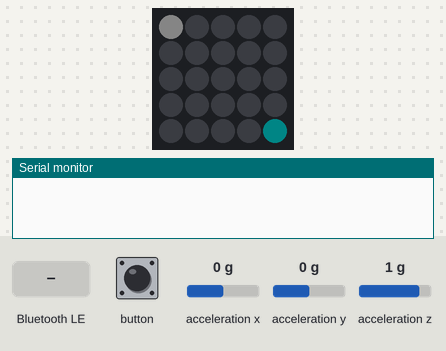
Bench run of a sketch on a simulated ESP32. On the bench: 5×5 RGB LED matrix (first LED top left, wired row by row), the last lines printed to the serial monitor. Inputs (shaded band) come from the test bench; at power-on: acceleration x 0 g, acceleration z 1 g, acceleration y 0 g. Dim RGB values are drawn brighter than linear; storage starts empty; nothing arrives over Bluetooth unless stated; a phone connects over Bluetooth LE 3 s after start.

Above: at 1.8 s.
1.9 s: Bluetooth LE write "RESET" received
At 2.4 s:
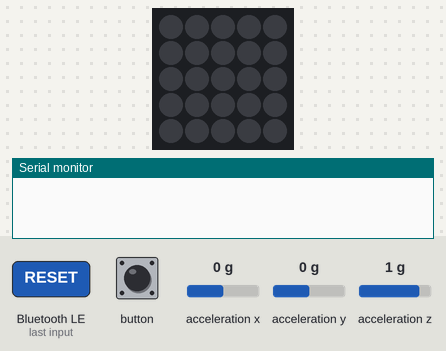
4.9 s: acceleration x set to -1.4 g
At 7.76 s:
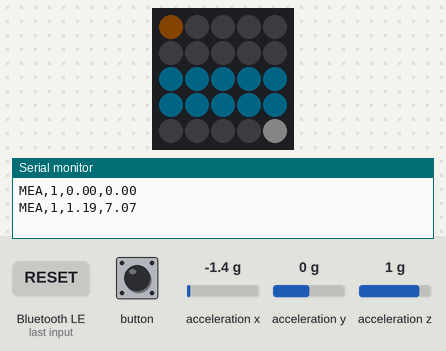
7.9 s: button pressed for 0.15 s
At 8.6 s:
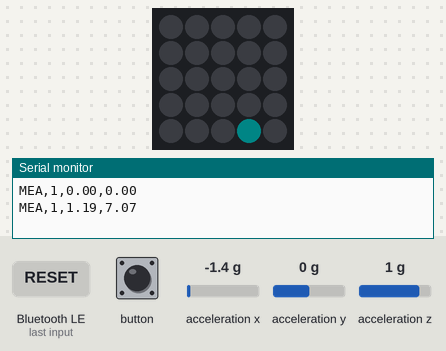
9.5 s: button pressed for 1 s
13.5 s: acceleration z set to 0 g
At 15.38 s:
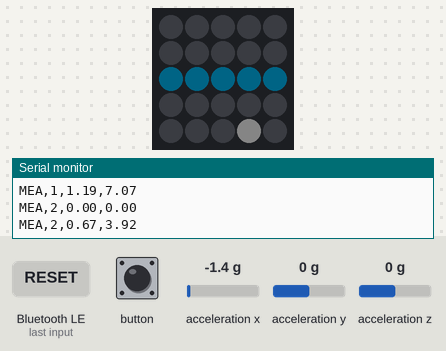
16.5 s: acceleration y set to -1.4 g
At 16.75 s:
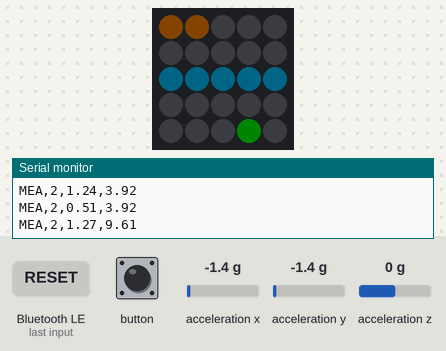
Timing chart, 0 to 19.5 s (numbered marks = the images above; inputs shaded):
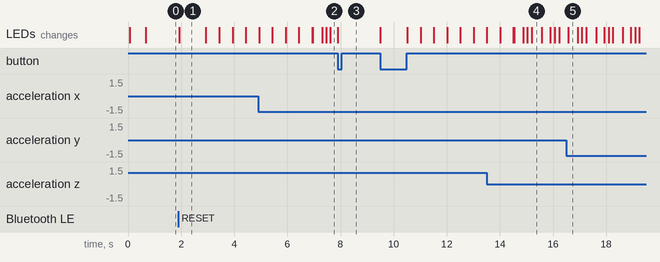

The sketch:

VBT.ino
```cpp
/**
 * ATOM-MATRIX VBT (Velocity Based Training) Measurement System - Refactored
 * * This device measures and displays real-time velocity and acceleration
 * during weight training using M5Stack ATOM-MATRIX's built-in IMU sensor.
 * Data is transmitted via BLE and saved to internal storage.
 * * Refactored for improved readability and maintainability while preserving
 * memory efficiency through static class design.
 */

#include <M5Atom.h>
#include <BLEDevice.h>
#include <BLEServer.h>
#include <BLEUtils.h>
#include <BLE2902.h>
#include <LittleFS.h>
#include <cstdarg> // Required for va_list in LogManager

// ===== Build Configuration =====
// Uncomment one of the following lines to control the build mode:
//#define DEVELOPMENT_BUILD   // For detailed debug and info logs
#define PRODUCTION_BUILD // For clean measurement and dump data only

// ===== BLE Configuration =====
#define BLE_DEVICE_NAME     "bashatommatrix"
#define BLE_SERVICE_UUID    "6E400001-B5A3-F393-E0A9-E50E24DCCA9E"
#define BLE_RX_CHAR_UUID    "6E400002-B5A3-F393-E0A9-E50E24DCCA9E"
#define BLE_TX_CHAR_UUID    "6E400003-B5A3-F393-E0A9-E50E24DCCA9E"

// ===== Display Configuration =====
#define DISPLAY_MATRIX_SIZE         5
#define DISPLAY_LED_BRIGHTNESS      20
#define DISPLAY_MAX_ACCEL_RANGE     40.0
#define DISPLAY_MAX_VELOCITY_RANGE  2.0

// ===== Sensor Configuration =====
#define SENSOR_GRAVITY_MS2          9.81
#define SENSOR_SAMPLE_INTERVAL_MS   20
#define SENSOR_MIN_ACCEL_THRESHOLD  1.5
#define SENSOR_MOVEMENT_TIMEOUT_MS  300

// ===== Timing Configuration =====
#define TIMING_COUNTDOWN_MS         5000
#define TIMING_BLINK_INTERVAL_MS    500
#define TIMING_DEBUG_INTERVAL_MS    1000
#define TIMING_DATA_OUTPUT_MS       500

// ===== Color Definitions =====
#define COLOR_WHITE      0xFFFFFF
#define COLOR_CYAN       0x00FFFF
#define COLOR_YELLOW     0xFFFF00
#define COLOR_GREEN      0x00FF00
#define COLOR_RED        0xFF0000
#define COLOR_ORANGE     0xFF8000
#define COLOR_SKY_BLUE   0x00BFFF
#define COLOR_OFF        0x000000

// ===== Log Configuration =====
#define LOG_FILE_PATH   "/measurement_log.csv"
#define LOG_BUFFER_SIZE 64 // Sufficient for most log messages

// ===== System States =====
enum SystemState {
  STATE_INIT,
  STATE_LOG_DUMP,
  STATE_LOG_DELETE,
  STATE_IDLE,
  STATE_COUNTDOWN,
  STATE_MEASURING,
  STATE_MOVEMENT_DETECTED
};

// ===== Forward Declarations =====
// 全てのクラスを前方宣言
class BLEManager;
class LogManager;
class DisplayManager;
class SensorManager;
class StateManager;

// ===== Global State Data =====
struct GlobalState {
  SystemState currentState = STATE_INIT;
  uint8_t trainingSetNumber = 1;
  float currentAcceleration = 0.0;
  float maxAcceleration = 0.0;
  float currentVelocity = 0.0;
  float maxVelocity = 0.0;
  bool movementDetected = false;
  bool bleConnected = false;
  bool bleWasConnected = false;
  String receivedCommand = "";

  // Timing
  unsigned long lastSampleTime = 0;
  unsigned long countdownStartTime = 0;
  unsigned long lastMovementTime = 0;
  unsigned long lastBlinkTime = 0;
  unsigned long lastDebugTime = 0;
  unsigned long lastDataOutputTime = 0;
  bool blinkState = false;
} g_state;

// ===== Display Manager Class =====
// DisplayManagerは他のクラスから参照されるため、早めに定義します。
class DisplayManager {
public:
  static void initialize() {
    M5.dis.setBrightness(DISPLAY_LED_BRIGHTNESS);
    M5.dis.clear();
  }

  static void clear() {
    M5.dis.clear();
  }

  static void showStatusLED(uint32_t color) {
    M5.dis.drawpix(0, 0, color);
  }

  static void showTrainingSetNumber(uint32_t color) {
    if (g_state.trainingSetNumber > 31) {
      for (uint8_t i = 0; i < 5; i++) {
        M5.dis.drawpix(i, 4, color);
      }
    } else {
      for (uint8_t i = 0; i < 5; i++) {
        bool bitSet = (g_state.trainingSetNumber & (1 << i)) > 0;
        M5.dis.drawpix(4 - i, 4, bitSet ? color : COLOR_OFF);
      }
    }
  }

  // Declaration only, definition moved later
  static void showMeasurementResults();

  static void clearRow(int row) {
    for (uint8_t i = 0; i < 5; i++) {
      M5.dis.drawpix(i, row, COLOR_OFF);
    }
  }

  static void showSuccess() {
    M5.dis.fillpix(COLOR_GREEN);
    delay(500);
  }

  static void showError() {
    M5.dis.fillpix(COLOR_RED);
    delay(2000);
  }

  static void updateMeasurementDisplay() {
    if (g_state.currentState == STATE_MEASURING ||
        g_state.currentState == STATE_MOVEMENT_DETECTED) {
      showMeasurementResults();
    }

    uint32_t color = COLOR_CYAN;
    if (g_state.currentState == STATE_MEASURING) color = COLOR_WHITE;
    else if (g_state.currentState == STATE_MOVEMENT_DETECTED) color = COLOR_GREEN;

    showTrainingSetNumber(color);
  }
};

// ===== Log Manager Class (fully defined here first) =====
// LogManager の定義をBLEManagerよりも前に持ってくる
class LogManager {
private:
  static char s_logBuffer[LOG_BUFFER_SIZE]; // LogManager専用の静的バッファ
public:
  static void initialize() {
    if (!LittleFS.begin(true)) {
#ifdef DEVELOPMENT_BUILD
      info("SYSTEM", "LITTLEFS_INIT_FAILED", 0.00, 0.00);
#endif
      return;
    }
#ifdef DEVELOPMENT_BUILD
    info("SYSTEM", "LITTLEFS_READY", 0.00, 0.00);
#endif
  }

  // Debug output (e.g., current state, sensor readings for debugging)
  static void debug(const char* format, ...) {
#ifdef DEVELOPMENT_BUILD
    va_list args;
    va_start(args, format);
    vsnprintf(s_logBuffer, LOG_BUFFER_SIZE, format, args);
    va_end(args);
    Serial.print("DEBUG,");
    Serial.println(s_logBuffer);
#endif
  }

  // Information/Notification output (e.g., system events, state changes)
  static void info(const char* tag, const char* message, float value1, float value2) {
#ifdef DEVELOPMENT_BUILD
    snprintf(s_logBuffer, LOG_BUFFER_SIZE, "%s,%s,%.2f,%.2f", tag, message, value1, value2);
    Serial.println(s_logBuffer);
#endif
  }

  // Incoming command output
  static void command(const char* cmd) {
#ifdef DEVELOPMENT_BUILD
    snprintf(s_logBuffer, LOG_BUFFER_SIZE, "COMMAND,%s,0.00", cmd);
    Serial.println(s_logBuffer);
#endif
  }

  // Measurement data output - Declaration only, definition moved after BLEManager
  static void measurement(uint8_t setNumber, float velocity, float acceleration);

  // Measurement results output - Declaration only, definition moved after BLEManager
  static void result(float maxAccel, float maxVel);

  static void dumpToSerial() {
    Serial.println("--- LOG DUMP START ---");

    File file = LittleFS.open(LOG_FILE_PATH, "r");
    if (!file) {
#ifdef DEVELOPMENT_BUILD
      info("SYSTEM", "LOGFILE_NOT_FOUND", 0.00, 0.00);
#endif
      Serial.println("--- LOG DUMP END ---");
      return;
    }

    while (file.available()) {
      Serial.write(file.read());
    }
    file.close();

    Serial.println("--- LOG DUMP END ---");
  }

  static void deleteFile(); // Declaration only, definition moved after DisplayManager
};

// LogManager::s_logBufferの定義
char LogManager::s_logBuffer[LOG_BUFFER_SIZE];

// LogManager::deleteFile の定義 (DisplayManagerを参照)
void LogManager::deleteFile() {
  if (LittleFS.remove(LOG_FILE_PATH)) {
#ifdef DEVELOPMENT_BUILD
    LogManager::info("SYSTEM", "LOGFILE_DELETED", 0.00, 0.00);
#endif
    DisplayManager::showSuccess();
  } else {
#ifdef DEVELOPMENT_BUILD
    LogManager::info("SYSTEM", "LOGFILE_DELETE_FAILED", 0.00, 0.00);
#endif
    DisplayManager::showError();
  }
}

// DisplayManager::showMeasurementResults の定義 (LogManager::result を参照)
void DisplayManager::showMeasurementResults() {
  clear();

  // Display acceleration (rows 0-1, orange)
  int accelLEDs = map(g_state.maxAcceleration, 0, DISPLAY_MAX_ACCEL_RANGE, 0, 10);
  accelLEDs = constrain(accelLEDs, 0, 10);

  for (uint8_t i = 0; i < accelLEDs; i++) {
    uint8_t row = i / 5;
    uint8_t col = i % 5;
    M5.dis.drawpix(col, row, COLOR_ORANGE);
  }

  // Display velocity (rows 2-3, sky blue)
  int velLEDs = map(g_state.maxVelocity, 0, DISPLAY_MAX_VELOCITY_RANGE, 0, 10);
  velLEDs = constrain(velLEDs, 0, 10);

  for (uint8_t i = 0; i < velLEDs; i++) {
    uint8_t row = 2 + (i / 5);
    uint8_t col = i % 5;
    M5.dis.drawpix(col, row, COLOR_SKY_BLUE);
  }

#ifdef DEVELOPMENT_BUILD
  LogManager::result(g_state.maxAcceleration, g_state.maxVelocity);
#endif
}

// ===== BLE Manager Class (fully defined after LogManager) =====
class BLEManager {
private:
  static BLEServer* server;
  static BLECharacteristic* txCharacteristic;

  class ServerCallbacks: public BLEServerCallbacks {
    void onConnect(BLEServer* pServer) override {
      g_state.bleConnected = true;
#ifdef DEVELOPMENT_BUILD
      LogManager::info("SYSTEM", "CONNECTED", 0.00, 0.00); // LogManagerが完全に定義されたのでOK
#endif
    }

    void onDisconnect(BLEServer* pServer) override {
      g_state.bleConnected = false;
#ifdef DEVELOPMENT_BUILD
      LogManager::info("SYSTEM", "DISCONNECTED", 0.00, 0.00); // LogManagerが完全に定義されたのでOK
#endif
    }
  };

  class CharacteristicCallbacks: public BLECharacteristicCallbacks {
    void onWrite(BLECharacteristic *pCharacteristic) override; // Declaration only, definition moved later
  };

public:
  static void initialize() {
    BLEDevice::init(BLE_DEVICE_NAME);

    server = BLEDevice::createServer();
    server->setCallbacks(new ServerCallbacks());

    BLEService *service = server->createService(BLE_SERVICE_UUID);

    BLECharacteristic *rxChar = service->createCharacteristic(
      BLE_RX_CHAR_UUID, BLECharacteristic::PROPERTY_WRITE);
    rxChar->setCallbacks(new CharacteristicCallbacks());

    txCharacteristic = service->createCharacteristic(
      BLE_TX_CHAR_UUID, BLECharacteristic::PROPERTY_NOTIFY);
    txCharacteristic->addDescriptor(new BLE2902());

    service->start();

    BLEAdvertising *advertising = BLEDevice::getAdvertising();
    advertising->addServiceUUID(BLE_SERVICE_UUID);
    advertising->setScanResponse(false);
    advertising->setMinPreferred(0x0);
    BLEDevice::startAdvertising();

#ifdef DEVELOPMENT_BUILD
    LogManager::info("SYSTEM", "BLE_READY", 0.00, 0.00); // LogManagerが完全に定義されたのでOK
#endif
  }

  static void manageConnection() {
    if (!g_state.bleConnected && g_state.bleWasConnected) {
      delay(100);
      server->startAdvertising();
#ifdef DEVELOPMENT_BUILD
      LogManager::info("SYSTEM", "ADVERTISING", 0.00, 0.00); // LogManagerが完全に定義されたのでOK
#endif
      g_state.bleWasConnected = g_state.bleConnected;
    }

    if (g_state.bleConnected && !g_state.bleWasConnected) {
      g_state.bleWasConnected = g_state.bleConnected;
    }
  }

  static void sendData(const char* data) {
    if (g_state.bleConnected && txCharacteristic) {
      txCharacteristic->setValue(data);
      txCharacteristic->notify();
    }
  }
};

// Static member definitions
BLEServer* BLEManager::server = nullptr;
BLECharacteristic* BLEManager::txCharacteristic = nullptr;

// ===== LogManagerの、BLEManagerに依存するメソッドの定義 (BLEManagerの定義後) =====
void LogManager::measurement(uint8_t setNumber, float velocity, float acceleration) {
  File file = LittleFS.open(LOG_FILE_PATH, "a");
  if (!file) {
#ifdef DEVELOPMENT_BUILD
    info("SYSTEM", "FILE_OPEN_FAILED", 0.00, 0.00);
#endif
    return;
  }

  file.printf("%lu,%d,%.2f,%.2f\n",
              millis(), setNumber, velocity, acceleration);
  file.close();

  // Always send via BLE and Serial for measurement data
  snprintf(s_logBuffer, LOG_BUFFER_SIZE, "MEA,%d,%.2f,%.2f\n", setNumber, velocity, acceleration);
  BLEManager::sendData(s_logBuffer);
  Serial.print(s_logBuffer);
}

void LogManager::result(float maxAccel, float maxVel) {
  snprintf(s_logBuffer, LOG_BUFFER_SIZE, "RES,%.2f,%.2f", maxAccel, maxVel);
  Serial.println(s_logBuffer); // Always print result to Serial
  BLEManager::sendData(s_logBuffer); // Always send result via BLE
}

// ===== State Manager Class =====
// StateManager は BLEManager と SensorManager から参照されるが、
// そのメソッド自体が BLEManager や SensorManager、DisplayManager を参照するため、
// ここで宣言し、後でメソッドを定義します。
class StateManager {
public:
  static void transitionToInit();
  static void transitionToLogDump();
  static void transitionToLogDelete();
  static void transitionToIdle();
  static void transitionToCountdown();
  static void transitionToMeasuring();
  static void transitionToMovementDetected();

  static void handleInitState();
  static void handleLogDumpState();
  static void handleLogDeleteState();
  static void handleIdleState();
  static void handleCountdownState(unsigned long currentTime);
  static void handleMeasurementState(unsigned long currentTime);

  static void processState(unsigned long currentTime);
};


// BLEManager::CharacteristicCallbacks::onWrite の定義は、StateManager が完全に定義された後に行います。
void BLEManager::CharacteristicCallbacks::onWrite(BLECharacteristic *pCharacteristic) {
  g_state.receivedCommand = pCharacteristic->getValue();

  if (g_state.receivedCommand.length() > 0) {
#ifdef DEVELOPMENT_BUILD
    LogManager::command(g_state.receivedCommand.c_str());
#endif

    if (g_state.receivedCommand.equals("RESET")) {
      StateManager::transitionToCountdown();
    }
  }
}

// ===== Sensor Manager Class =====
// SensorManager は StateManager, BLEManager, LogManager を参照するため、
// それらが完全に定義された後にそのメソッドを定義します。
class SensorManager {
public:
  static void initialize() {
    delay(50);
    M5.IMU.Init();
  }

  static void resetMeasurementData() {
    g_state.currentAcceleration = 0.0;
    g_state.maxAcceleration = 0.0;
    g_state.currentVelocity = 0.0;
    g_state.maxVelocity = 0.0;
    g_state.movementDetected = false;
  }

  static void processSensorData(unsigned long currentTime); // 宣言
  // No direct output for outputMeasurementData, it calls LogManager::measurement

  static void outputDebugInfo(unsigned long currentTime) {
#ifdef DEVELOPMENT_BUILD // Only output debug info in development build
    const char* stateName;
    switch(g_state.currentState) {
      case STATE_INIT:              stateName = "INIT"; break;
      case STATE_LOG_DUMP:          stateName = "LOGDUMP"; break;
      case STATE_LOG_DELETE:        stateName = "LOGDEL"; break;
      case STATE_IDLE:              stateName = "IDLE"; break;
      case STATE_COUNTDOWN:         stateName = "COUNTDOWN"; break;
      case STATE_MEASURING:         stateName = "MEASURING"; break;
      case STATE_MOVEMENT_DETECTED: stateName = "MOVEMENT"; break;
      default:                      stateName = "UNKNOWN"; break;
    }

    int timeoutRemaining = -1;
    if (g_state.currentState == STATE_MOVEMENT_DETECTED) {
      int remaining = SENSOR_MOVEMENT_TIMEOUT_MS - (currentTime - g_state.lastMovementTime);
      timeoutRemaining = (remaining > 0) ? remaining : 0;
    }

    LogManager::debug("%s,%.2f,%d", stateName, g_state.currentAcceleration, timeoutRemaining);
#endif
  }
};

// SensorManager::processSensorData の定義は、StateManager が完全に定義された後に行います。
void SensorManager::processSensorData(unsigned long currentTime) {
  float accX, accY, accZ;
  M5.IMU.getAccelData(&accX, &accY, &accZ);

  float totalAccel = sqrt(accX*accX + accY*accY + accZ*accZ) * SENSOR_GRAVITY_MS2;
  g_state.currentAcceleration = totalAccel - SENSOR_GRAVITY_MS2;

  if (g_state.currentAcceleration < 0) {
    g_state.currentAcceleration = 0;
  }

  float deltaTime = (currentTime - g_state.lastSampleTime) / 1000.0;

  // Detect movement start
  if (g_state.currentState == STATE_MEASURING &&
      g_state.currentAcceleration >= SENSOR_MIN_ACCEL_THRESHOLD) {
    StateManager::transitionToMovementDetected();
    g_state.lastMovementTime = currentTime;
    g_state.movementDetected = true;
    g_state.currentVelocity = 0.0;

#ifdef DEVELOPMENT_BUILD
    LogManager::info("DETECTION", "MOVEMENT_START", g_state.currentAcceleration, 0.00);
#endif
  }

  // Process movement
  if (g_state.currentState == STATE_MOVEMENT_DETECTED) {
    g_state.currentVelocity += g_state.currentAcceleration * deltaTime;

    if (g_state.currentAcceleration > g_state.maxAcceleration) {
      g_state.maxAcceleration = g_state.currentAcceleration;
#ifdef DEVELOPMENT_BUILD
      LogManager::info("MAX_ACCEL", "UPDATE", g_state.maxAcceleration, 0.00);
#endif
    }

    if (g_state.currentVelocity > g_state.maxVelocity) {
      g_state.maxVelocity = g_state.currentVelocity;
#ifdef DEVELOPMENT_BUILD
      LogManager::info("MAX_VELOCITY", "UPDATE", g_state.maxVelocity, 0.00);
#endif
    }

    if (currentTime - g_state.lastMovementTime >= SENSOR_MOVEMENT_TIMEOUT_MS) {
#ifdef DEVELOPMENT_BUILD
      LogManager::info("MOVEMENT_END", "TIMEOUT", 0.00, 0.00);
#endif
      StateManager::transitionToMeasuring();
    }
  }
}

// SensorManager has no direct outputMeasurementData method anymore; it calls LogManager::measurement
// This function will be called by StateManager::handleMeasurementState
static void sensorOutputMeasurementData() {
  float velocity = g_state.movementDetected ? g_state.currentVelocity : 0.0;
  float acceleration = g_state.movementDetected ? g_state.currentAcceleration : 0.0;

  // Always output measurement data
  LogManager::measurement(g_state.trainingSetNumber, velocity, acceleration);
}


// StateManager のメソッド定義 (他の全てのクラスが定義された後)
void StateManager::transitionToInit() {
  g_state.currentState = STATE_INIT;
  DisplayManager::clear();
}

void StateManager::transitionToLogDump() {
  g_state.currentState = STATE_LOG_DUMP;
  DisplayManager::clear();
}

void StateManager::transitionToLogDelete() {
  g_state.currentState = STATE_LOG_DELETE;
  DisplayManager::clear();
}

void StateManager::transitionToIdle() {
  g_state.currentState = STATE_IDLE;
#ifdef DEVELOPMENT_BUILD
  LogManager::info("STATE", "IDLE", 0.00, 0.00);
#endif
  DisplayManager::clear();
  SensorManager::resetMeasurementData();
  DisplayManager::updateMeasurementDisplay();
}

void StateManager::transitionToCountdown() {
  g_state.currentState = STATE_COUNTDOWN;
#ifdef DEVELOPMENT_BUILD
  LogManager::info("STATE", "COUNTDOWN", 0.00, 0.00);
#endif
  g_state.countdownStartTime = millis();
  g_state.lastBlinkTime = g_state.countdownStartTime;
  g_state.blinkState = true;
  SensorManager::resetMeasurementData();
  DisplayManager::clear();
}

void StateManager::transitionToMeasuring() {
  g_state.currentState = STATE_MEASURING;
#ifdef DEVELOPMENT_BUILD
  LogManager::info("STATE", "MEASURING", 0.00, 0.00);
#endif
  g_state.lastSampleTime = millis();
  g_state.movementDetected = false;
  DisplayManager::clear();
  DisplayManager::updateMeasurementDisplay();
}

void StateManager::transitionToMovementDetected() {
  g_state.currentState = STATE_MOVEMENT_DETECTED;
}

void StateManager::handleInitState() {
  DisplayManager::showStatusLED(COLOR_WHITE);

  if (M5.Btn.wasReleasefor(1000)) {
    transitionToLogDump();
  } else if (M5.Btn.wasReleased()) {
    transitionToIdle();
  }
}

void StateManager::handleLogDumpState() {
  DisplayManager::showStatusLED(COLOR_CYAN);

  if (M5.Btn.wasReleasefor(1000)) {
    LogManager::dumpToSerial();
    transitionToLogDelete();
  }
}

void StateManager::handleLogDeleteState() {
  DisplayManager::showStatusLED(COLOR_RED);

  if (M5.Btn.wasReleasefor(3000)) {
    LogManager::deleteFile();
    transitionToInit();
  }
}

void StateManager::handleIdleState() {
  DisplayManager::showTrainingSetNumber(COLOR_CYAN);

  if (M5.Btn.wasPressed()) {
    transitionToCountdown();
  }
}

void StateManager::handleCountdownState(unsigned long currentTime) {
  if (currentTime - g_state.lastBlinkTime >= TIMING_BLINK_INTERVAL_MS) {
    g_state.lastBlinkTime = currentTime;
    g_state.blinkState = !g_state.blinkState;

    if (g_state.blinkState) {
      DisplayManager::showTrainingSetNumber(COLOR_YELLOW);
    } else {
      DisplayManager::clearRow(4);
    }
  }

  if (currentTime - g_state.countdownStartTime >= TIMING_COUNTDOWN_MS) {
    transitionToMeasuring();
  }

  if (M5.Btn.wasPressed()) {
    transitionToIdle();
  }
}

void StateManager::handleMeasurementState(unsigned long currentTime) {
  if (currentTime - g_state.lastSampleTime >= SENSOR_SAMPLE_INTERVAL_MS) {
    SensorManager::processSensorData(currentTime);
    g_state.lastSampleTime = currentTime;
  }

  if (currentTime - g_state.lastDataOutputTime >= TIMING_DATA_OUTPUT_MS) {
    sensorOutputMeasurementData(); // Call the helper to output data
    g_state.lastDataOutputTime = currentTime;
  }

  if (currentTime - g_state.lastDebugTime >= TIMING_DEBUG_INTERVAL_MS) {
    SensorManager::outputDebugInfo(currentTime);
    g_state.lastDebugTime = currentTime;
  }

  if (g_state.currentState == STATE_MOVEMENT_DETECTED) {
    if (currentTime - g_state.lastBlinkTime >= TIMING_BLINK_INTERVAL_MS) {
      g_state.lastBlinkTime = currentTime;
      g_state.blinkState = !g_state.blinkState;

      if (g_state.blinkState) {
        DisplayManager::showTrainingSetNumber(COLOR_GREEN);
      } else {
        DisplayManager::clearRow(4);
      }
    }
  } else {
    DisplayManager::showTrainingSetNumber(COLOR_WHITE);
  }

  if (M5.Btn.wasPressed()) {
    g_state.trainingSetNumber++;
    transitionToIdle();
  }
}

void StateManager::processState(unsigned long currentTime) {
  switch (g_state.currentState) {
    case STATE_INIT:
      handleInitState();
      break;

    case STATE_LOG_DUMP:
      handleLogDumpState();
      break;

    case STATE_LOG_DELETE:
      handleLogDeleteState();
      break;

    case STATE_IDLE:
      handleIdleState();
      break;

    case STATE_COUNTDOWN:
      handleCountdownState(currentTime);
      break;

    case STATE_MEASURING:
    case STATE_MOVEMENT_DETECTED:
      handleMeasurementState(currentTime);
      break;
  }
}


// ===== Arduino Setup =====
void setup() {
  M5.begin(true, false, true);
  Serial.begin(115200);

  DisplayManager::initialize();
  SensorManager::initialize();
  LogManager::initialize();
  DisplayManager::updateMeasurementDisplay();

  delay(100);
  BLEManager::initialize();

  delay(500);
#ifdef DEVELOPMENT_BUILD
  LogManager::info("SYSTEM", "READY", 0.00, 0.00);
#endif
}

// ===== Arduino Main Loop =====
void loop() {
  M5.update();
  unsigned long currentTime = millis();

  // Manage BLE connection periodically
  if (currentTime % 1000 < 5) {
    BLEManager::manageConnection();
  }

  // Process current state
  StateManager::processState(currentTime);

  delay(5);
}
```

Measured:
- after the input at 1.9 s, the LEDs: change at once (image 1)
- after the input at 4.9 s, the LEDs: first differ from a run without the input after 2.1 s (image 2 shows a later state)
- after the input at 7.9 s, the LEDs: change at once (image 3)
- after the input at 13.5 s, the LEDs: first differ from a run without the input after 1.4 s (image 4)
- after the input at 16.5 s, the LEDs: first change after 0.07 s (image 5 shows a later state)
